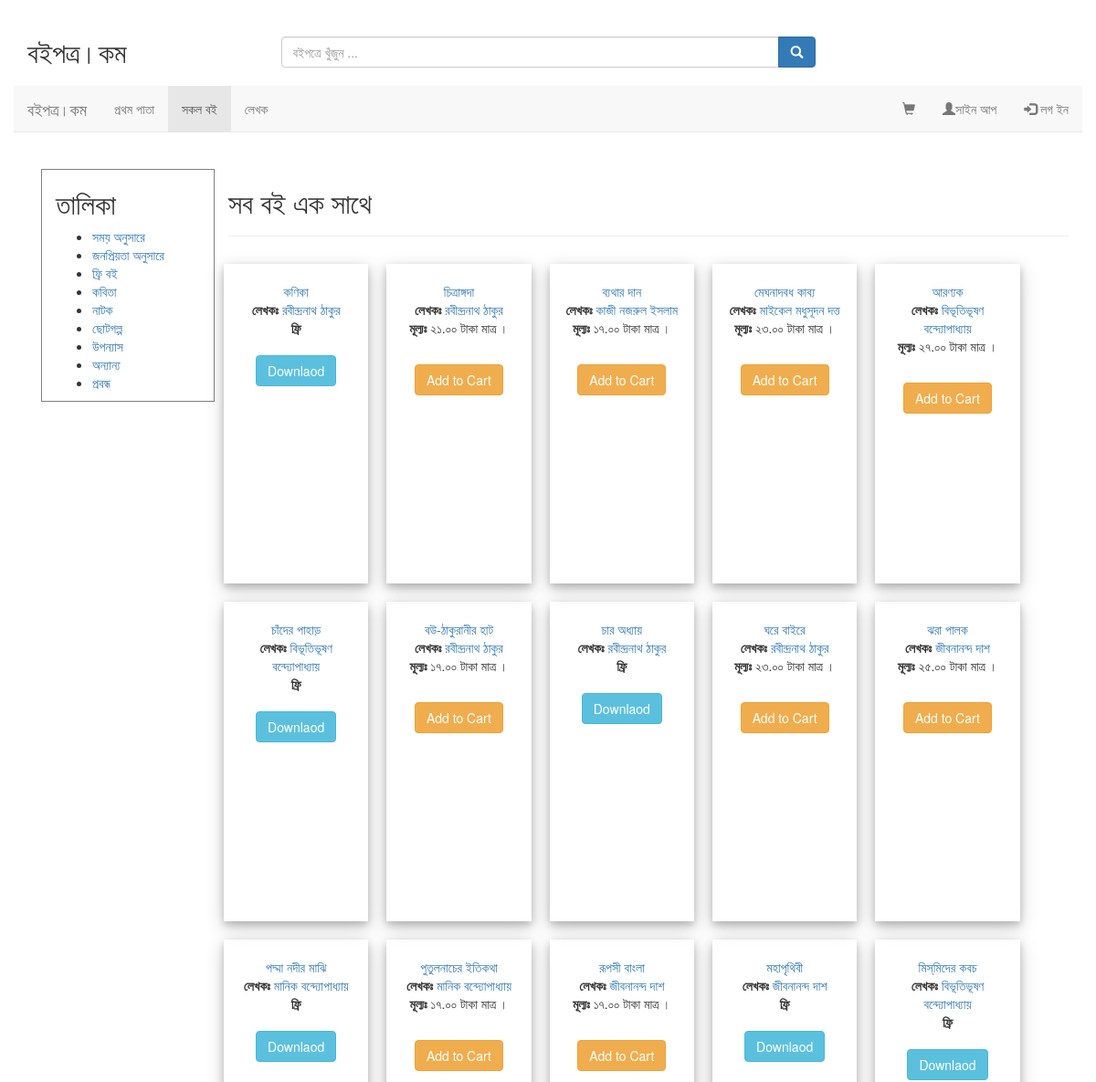
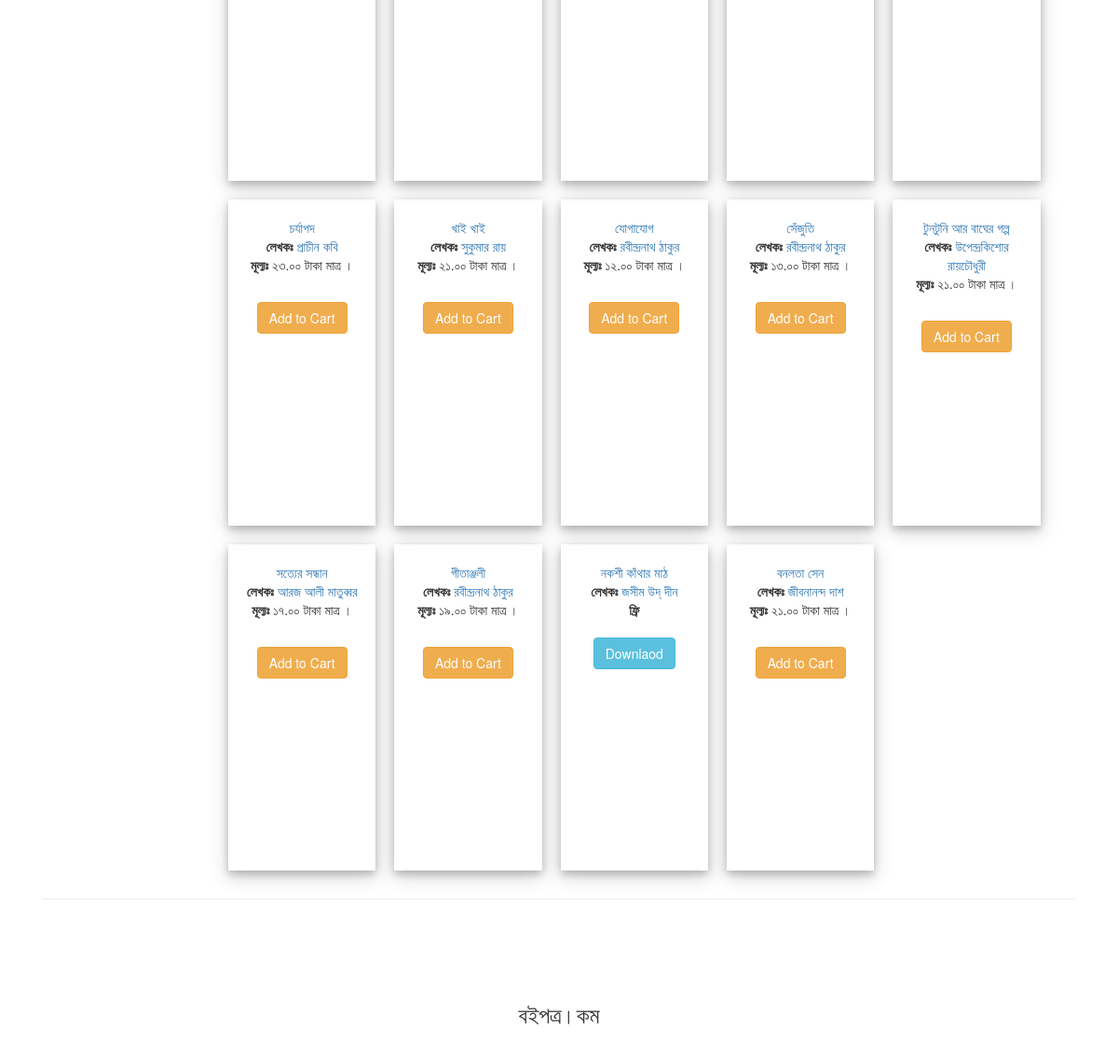
/books/all/, run on the app's committed database (2 pictures, top to bottom).
### books/models.py (models this page shows, shortened)
class Book(models.Model):
    title = models.CharField(max_length=255)
    authors = models.ManyToManyField('Author', blank=True)
    slug = models.CharField(unique=True, max_length=255)
    category = models.CharField(max_length=120,null=True,blank=True) ##Type In catalog
    subject = models.CharField(max_length=120, null=True,blank=True)
    cover = models.ImageField(upload_to=upload_location,null=True,blank=True)
    book_file = models.FileField(upload_to=upload_location)
    book_type = models.CharField( max_length=120, default="Ebook",blank=True)
    published = models.DateField(auto_now=False, auto_now_add=False, null=True,blank=True) #will be CHANGE
    added = models.DateTimeField(auto_now=False, auto_now_add=False, null=True,blank=True)
    updated = models.DateTimeField(auto_now=False, auto_now_add=False, null=True,blank=True)
    price = models.DecimalField(decimal_places=2, max_digits=20, null=True,blank=True, default=0.00)
    free = models.BooleanField(default=False)
    active = models.BooleanField(default=True)
    ratings = GenericRelation(Rating, related_query_name='books')
    def get_price(self):
        if self.free or self.price==None:
            return 0;
        return self.price
    def get_price_in_bn(self):
        return convert_number_in_bangla(self.get_price())
    def get_absolute_url(self):
        return reverse("books:detail", kwargs={"slug": self.slug})

class Author(models.Model):
    author_name=models.CharField(max_length=255)
    slug = models.CharField(unique=True, max_length=255)
    description = models.TextField(null=True,blank=True)
    image = models.ImageField(upload_to=author_upload_location,null=True,blank=True)
    external_link=models.TextField(null=True,blank=True)
    def get_absolute_url(self):
        return reverse("author_detail", kwargs={"slug": self.slug})

### books/views.py (the view)
def all_books(request):
    books=Book.objects.all()
    category=[]
    for book in books:
        if book.category not in category:
            category.append(book.category)
    context={
        "nbar":"all",
        "books": books,
        "category": category,
        "priority": "all",
    }
    if request.method=="GET":
        try:
            p=request.GET.get('p',"")
            print(p)
            if(p=="time"):
                books=Book.objects.all().order_by("-id");
                context["priority"]="time"
                context["books"]=books
            elif(p=="free"):
                books=Book.objects.filter(free=True).order_by("-id")
                context["books"]=books
                context["priority"]="free"
            elif(p=="popular"):
                books=Book.objects.filter(ratings__isnull=False).order_by('-ratings__average')
                context["books"]=books
                context["priority"]="popular"
            elif p!="":
                books=Book.objects.filter(category=p).order_by("-id")
                context["books"]=books
                context["priority"]=p
        except:
            pass
        return render(request, "books/all-books.html", context)
    return render(request, "books/all-books.html", context)

### books/convert_to_bangla.py (called while the page is built)
def convert_number_in_bangla(number):
    temp=str(number)
    ret="";
    for i in range(0,len(temp)):
        if (temp[i]=='1'):
            ret=ret+'১'
        elif (temp[i]=='2'):
            ret=ret+'২'
        elif (temp[i]=='3'):
            ret=ret+'৩'
        elif (temp[i]=='4'):
            ret=ret+'৪'
        elif (temp[i]=='5'):
            ret=ret+'৫'
        elif (temp[i]=='6'):
            ret=ret+'৬'
        elif (temp[i]=='7'):
            ret=ret+'৭'
        elif (temp[i]=='8'):
            ret=ret+'৮'
        elif (temp[i]=='9'):
            ret=ret+'৯'
        elif (temp[i]=='0'):
            ret=ret+'০'
        else:
            ret=ret+temp[i]
    return ret

### books/templates/books/all-books.html (shortened to what this page needs)
{% extends "base.html" %}
{% load staticfiles %}
{% load ratings %}
{% block content %}
    <br>
    <div class="col-sm-2" style="border: 1px solid grey;">
            <h2> তালিকা </h2>
            <ul>
                <li> <a href="/books/all/?p=time">সময় অনুসারে</a> </li>
                <li> <a  href="/books/all/?p=popular">জনপ্রিয়তা অনুসারে</a> </li>
                <li> <a  href="/books/all/?p=free">ফ্রি বই</a> </li>
                {% for cat in category %}
                    <li><a  href="/books/all/?p={{cat}}">{{cat}}</a></li>
                {% endfor %}
            </ul>
    </div>
    <div class="col-sm-9 col-md-10 col-sm-offset-1 col-md-offset-0">
            {% if priority == "all" %}
                <h2>সব বই এক সাথে</h2>
            {% elif priority == "time" %}
                <h2>সব বই সময় অনুসারে</h2>
            {% elif priority == "popular" %}
                <h2>সব জনপ্রিয়তা সময় অনুসারে</h2>
            {% elif priority == "free" %}
                    <h2>সব ফ্রি বই এক সাথে</h2>
            {% else %}
                <h2> সব {{priority}} একসাথে </h2>
            {% endif %}
            <hr>
            <div class="row ">
                {% for book  in books%}
                        <div class="polaroid col-lg-2 col-md-2 col-sm-3 col-xs-4 " style="margin:10px ; height:350px">
                            <img src="{{book.cover.url}}" alt="" class="img-responsive"/> <br>
                            <p>
                                <a href="{{book.get_absolute_url}}">{{book.title}}</a><br>
                                <b>লেখকঃ</b>
                                {% for author in book.authors.all  %}
                                    <a href="{{author.get_absolute_url}}">{{author.author_name}}</a> <br>
                                {% endfor %}
                                {% if not book.free %}
                                    <b> মূল্যঃ</b> {{book.get_price_in_bn}}  টাকা মাত্র । <br><br>
                                    <form class='add-form' method='GET' action="">
                                        <input id='submit-btn' type='submit' value='Add to Cart' class='btn btn-warning' />
                                    </form>
                                {% else %}
                                    <b> ফ্রি</b><br> <br>
                                    <a href="{{book.book_file.url}}" type="button" class="btn btn-info">Downlaod</a>
                                    <br>
                                {% endif %}
                            </p>
                        </div>
                {% endfor %}
            </div>
    </div>
{% endblock %}

### static/css/sidebar.css (style rules this page uses)
body { margin: 0px; padding: 0px; }

### static/css/custom.css (style rules this page uses)
html { font-family: 'Noto Sans Bengali UI', sans-serif; }
div.polaroid { box-shadow: 0 4px 8px 0 rgba(0, 0, 0, 0.2), 0 6px 20px 0 rgba(0, 0, 0, 0.19); text-align: center; }

### data on the page
Book: category "কবিতা", title "কণিকা"
Book: category "নাটক", title "চিত্রাঙ্গদা", get_price_in_bn "২১.০০"
Book: category "ছোটগল্প", title "ব্যথার দান", get_price_in_bn "১৭.০০"
Book: category "উপন্যাস", title "আরণ্যক", get_price_in_bn "২৭.০০"
Book: category "অন্যান্য", title "চর্যাপদ", get_price_in_bn "২৩.০০"
Book: category "প্রবন্ধ", title "সত্যের সন্ধান", get_price_in_bn "১৭.০০"
Author: author_name "রবীন্দ্রনাথ ঠাকুর"
Author: author_name "কাজী নজরুল ইসলাম"
Book: title "মেঘনাদবধ কাব্য", get_price_in_bn "২৩.০০"
Author: author_name "মাইকেল মধুসূদন দত্ত"
Author: author_name "বিভূতিভূষণ বন্দ্যোপাধ্যায়"
Book: title "চাঁদের পাহাড়"
Book: title "বউ-ঠাকুরানীর হাট", get_price_in_bn "১৭.০০"
Book: title "চার অধ্যায়"
Book: title "ঘরে বাইরে", get_price_in_bn "২৩.০০"
Book: title "ঝরা পালক", get_price_in_bn "২৫.০০"
Author: author_name "জীবনানন্দ দাশ"
Book: title "পদ্মা নদীর মাঝি"
Author: author_name "মানিক বন্দ্যোপাধ্যায়"
Book: title "পুতুলনাচের ইতিকথা", get_price_in_bn "১৭.০০"
Book: title "রূপসী বাংলা", get_price_in_bn "১৭.০০"
Book: title "মহাপৃথিবী"
Book: title "মিস্‌মিদের কবচ"
Author: author_name "প্রাচীন কবি"
Book: title "খাই খাই", get_price_in_bn "২১.০০"
Author: author_name "সুকুমার রায়"
Book: title "যোগাযোগ", get_price_in_bn "১২.০০"
Book: title "সেঁজুতি", get_price_in_bn "১৩.০০"
Book: title "টুনটুনি আর বাঘের গল্প", get_price_in_bn "২১.০০"
Author: author_name "উপেন্দ্রকিশোর রায়চৌধুরী"
Author: author_name "আরজ আলী মাতুব্বর"
Book: title "গীতাঞ্জলী", get_price_in_bn "১৯.০০"
Book: title "নকশী কাঁথার মাঠ"
Author: author_name "জসীম উদ্ দীন"
Book: title "বনলতা সেন", get_price_in_bn "২১.০০"
